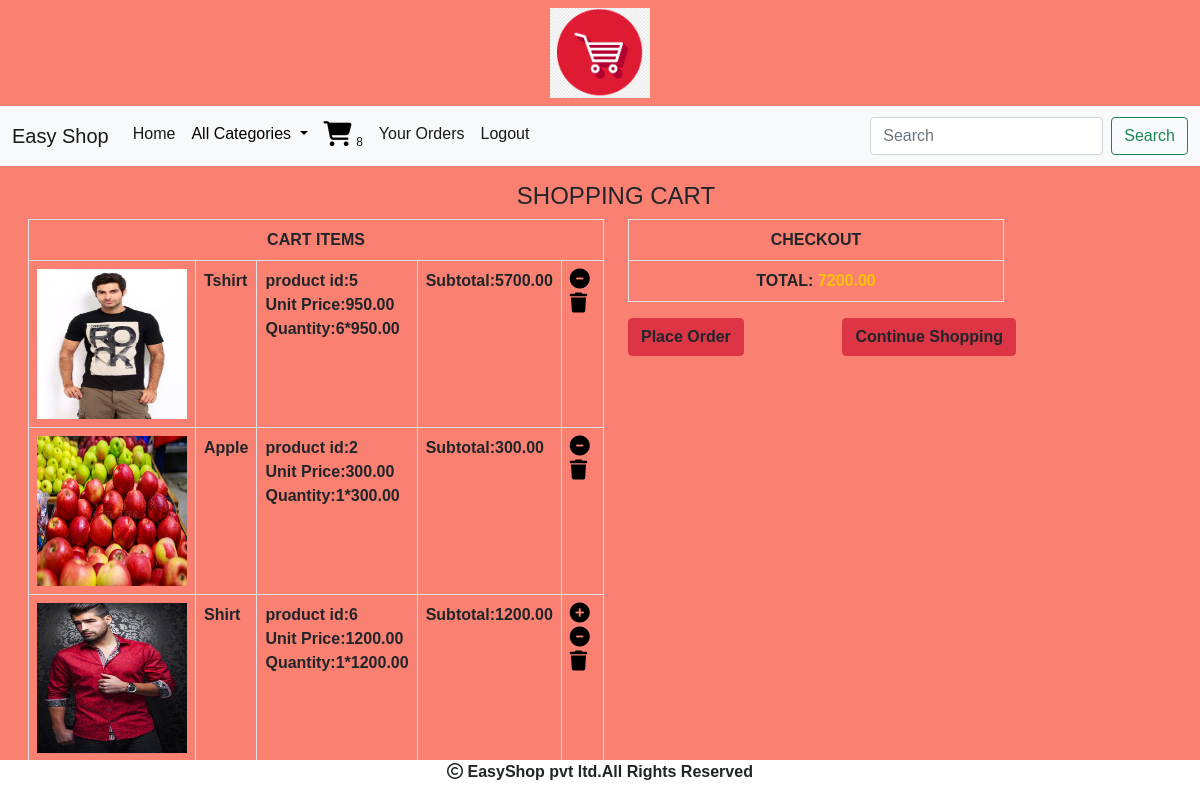
Screenshot of /cart/cartview (signed in) with the database file from the repository.
### cart/models.py (models this page shows, shortened)
class Cart(models.Model):
    product=models.ForeignKey(Product,on_delete=models.CASCADE)
    user=models.ForeignKey(User,on_delete=models.CASCADE)
    quantity=models.IntegerField()
    date_added=models.DateTimeField(auto_now_add=True)
    def subtotal(self):
        return self.quantity*self.product.price

### shop/models.py (models this page shows, shortened)
class Product(models.Model):
    name=models.CharField(max_length=200)
    desc=models.TextField()
    image=models.ImageField(upload_to='shop/products',blank=True,null=True)
    price=models.DecimalField(max_digits=10,decimal_places=2)
    category=models.ForeignKey(Category,on_delete=models.CASCADE) #one to many relationship
    stock=models.IntegerField()
    available=models.BooleanField(default=True)
    created=models.DateTimeField(auto_now_add=True)
    updated=models.DateTimeField(auto_now=True)

### cart/views.py (the view)
# urls.py: path('cartview',views.cartview,name="cartview"),
def cartview(request):
  total=0
  u=request.user
  try:
    cart=Cart.objects.filter(user=u)
    for i in cart:
      total+=i.quantity*i.product.price
  except:
     pass
  return render(request,'cart.html',{'c':cart,'total':total})

### cart/context_processors.py (called while the page is built)
def productcount(request):
    item_count=0
    if request.user.is_authenticated:
     u=request.user
    try:
       cart=Cart.objects.filter(user=u)
       for i in cart:
          item_count=item_count+i.quantity
    except:
       item_count=0
    return{'count':item_count}

### shop/context_processors.py (called while the page is built)
def menu_links(request):
    c=Category.objects.all()
    return{'links':c}

### templates/cart.html
{% extends 'base.html' %}
{% load static %}
{% block content %}
{% if not c %}
<div class="container mt-3">
    <h3 class="text-center">Cart is empty</h3>
    <h5 class="text-center text-success"><a href="{% url 'shop:allcat' %}">Continue Shopping</a></h5>
</div>
{% else %}
<div class="container-fluid m-3">
<div class="row">
    <h4 class="text-center">SHOPPING CART</h4>
    <div class="col-sm-6">
        <table class="table table-bordered">
        <tr><th class="text-center" colspan="5">CART ITEMS</th></tr>
        {% for i in c %}
        <tr>
            <td><img src="{{i.product.image.url}}" height="150px" width="150px"></td>
        <td><b>{{i.product.name}}</b></td>
        <td><b>product id:{{i.product.id}}</b><br>
        <b>Unit Price:{{i.product.price}}</b><br>
        <b>Quantity:{{i.quantity}}*{{i.product.price}}</b>
        </td>
        <td><b>Subtotal:{{i.subtotal}}</b></td>
<td>
    {% if i.quantity < i.product.stock %}
    <b><a href="{% url 'cart:addtocart' i.product.name %}"><i style="color:black;font-size:20px;" class="fa-solid fa-circle-plus"></i></a>
<a href="{% url 'cart:cart_remove' i.product.name %}"><i style="color:black;font-size:20px;" class="fa-solid fa-circle-minus"></i></a>
<a href="{% url 'cart:full_remove' i.product.name %}"><i style="color:black;font-size:20px;" class="fa-solid fa-trash"></i></a></td></b>
{% else %}
<b><a href="{% url 'cart:cart_remove' i.product.name %}"><i style="color:black;font-size:20px;" class="fa-solid fa-circle-minus"></i></a>
<a href="{% url 'cart:full_remove' i.product.name %}"><i style="color:black;font-size:20px;" class="fa-solid fa-trash"></i></a></td></b>
        </tr>
        {% endif %}
        {% endfor %}
    </table>
    </div>
    <div class="col-sm-4" style="position:relative">
        <table class="table table-bordered">
            <tr><th colspan="4" class="text-center">CHECKOUT</th></tr>
            <tr><td class="text-center"><b>TOTAL: <span class="text-warning">{{total}}</span></b></td></tr>
        </table>
        <a href="{% url 'cart:orderform' %}" class="btn btn-danger text-dark"><b>Place Order</b></a>
        <a href="{% url 'shop:allcat' %}" class="btn btn-danger text-dark" style="position:absolute;right:0;"><b>Continue Shopping</b></a>
        </div>
</div>
</div>
{% endif %}
{% endblock %}

### templates/base.html (shortened to what this page needs)
<!DOCTYPE html>
{% load static %}
<html lang="en">
<head>
    <link href="https://cdn.jsdelivr.net/npm/bootstrap@5.0.2/dist/css/bootstrap.min.css" rel="stylesheet">
    <link rel="stylesheet" href="https://cdn.jsdelivr.net/npm/bootstrap-icons@1.11.1/font/bootstrap-icons.css"></head>
    <link rel="stylesheet" href="https://cdn.jsdelivr.net/npm/@fortawesome/fonta+369wesome-free@6.4.2/css/fontawesome.min.css">
    <link rel="stylesheet" href="{% static 'css/style.css' %}">
    <link rel="stylesheet" href="https://cdnjs.cloudflare.com/ajax/libs/font-awesome/6.5.1/css/all.min.css" />
    <body>
<header>
<center><img src="{% static 'images/logo1.png' %}" height="90px" width="100px" class="mb-2 mt-2"></center>
<nav class="navbar navbar-expand-lg navbar-light bg-light">
    <div class="container-fluid">
      <a class="navbar-brand" href="#">Easy Shop</a>
      <div class="collapse navbar-collapse" id="navbarSupportedContent">
        <ul class="navbar-nav me-auto mb-2 mb-lg-0">
          <li class="nav-item">
            <a class="nav-link active" aria-current="page" href="{% url 'shop:allcat' %}">Home</a>
          </li>
          <li class="nav-item dropdown">
            <a class="nav-link dropdown-toggle" href="" id="navbarDropdown" role="button" data-bs-toggle="dropdown" aria-expanded="false">
              All Categories
            </a>
          </li>
            {% if user.is_authenticated %}
            {% if user.is_superuser == False %}
            <li class="nav-item">
              <a class="nav-link active" aria-current="page" href="{% url 'cart:cartview' %}"><i class="fa-solid fa-cart-shopping" style="font-size:25px;color:black;"></i>
               <sub>{{count}} </sub></a>
            </li>
            <li class="nav-item">
              <a class="nav-link active" aria-current="page" href="{% url 'cart:orderview' %}">Your Orders</a>
            </li>
            {% endif %}
            <li class="nav-item">
              <a class="nav-link active" aria-current="page" href="{% url 'shop:logout' %}">Logout</a>
            </li>
              {% endif %}
            </ul>
        <form class="d-flex" method="POST" action="{% url 'search:search' %}">
          <input class="form-control me-2" type="search" name="q" placeholder="Search" aria-label="Search">
          <button class="btn btn-outline-success" type="submit">Search</button>
        </form>
      </div>
    </div>
  </nav>
</header>
{% block content %}
{% endblock %}
<footer>
<div class="footer">
    <p><i class="fa-regular fa-copyright"></i>
        EasyShop pvt ltd.All Rights Reserved</p>
    </div>
</footer>
</body>
</html>

### static/css/style.css (style rules this page uses)
body { background-color: salmon; font-family: 'Kanit', sans-serif; }
.navbar-light .navbar-nav .nav-link { color:black; }
.footer { height:40px; width:100%; background-color: white; position: fixed; bottom: 0; left:0; text-align: center; font-weight: bold; }
.table-bordered { border-width: 4px; }

### rows the page displays
Cart: product.image (picture), product.name "Tshirt", product.id "5", product.price "950.00", quantity "6", subtotal "5700.00"
Cart: product.image (picture), product.name "Apple", product.id "2", product.price "300.00", quantity "1", subtotal "300.00"
Cart: product.image (picture), product.name "Shirt", product.id "6", product.price "1200.00", quantity "1", subtotal "1200.00"

### other values shown
{{ count }} "8"
{{ total }} "7200.00"
